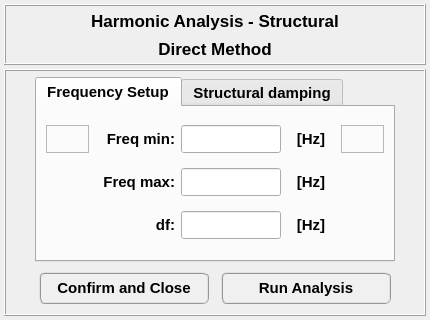
<?xml version="1.0" encoding="UTF-8"?>
<ui version="4.0">
 <class>Dialog</class>
 <widget class="QDialog" name="Dialog">
  <property name="windowModality">
   <enum>Qt::NonModal</enum>
  </property>
  <property name="geometry">
   <rect>
    <x>0</x>
    <y>0</y>
    <width>430</width>
    <height>320</height>
   </rect>
  </property>
  <property name="sizePolicy">
   <sizepolicy hsizetype="Fixed" vsizetype="Fixed">
    <horstretch>0</horstretch>
    <verstretch>0</verstretch>
   </sizepolicy>
  </property>
  <property name="minimumSize">
   <size>
    <width>430</width>
    <height>320</height>
   </size>
  </property>
  <property name="maximumSize">
   <size>
    <width>430</width>
    <height>327</height>
   </size>
  </property>
  <property name="contextMenuPolicy">
   <enum>Qt::DefaultContextMenu</enum>
  </property>
  <property name="windowTitle">
   <string>Harmonic analysis setup</string>
  </property>
  <property name="windowIcon">
   <iconset>
    <normaloff>../../../../../../../Downloads/load - Copia.png</normaloff>../../../../../../../Downloads/load - Copia.png</iconset>
  </property>
  <property name="whatsThis">
   <string/>
  </property>
  <layout class="QGridLayout" name="gridLayout_2">
   <property name="leftMargin">
    <number>4</number>
   </property>
   <property name="topMargin">
    <number>4</number>
   </property>
   <property name="rightMargin">
    <number>4</number>
   </property>
   <property name="bottomMargin">
    <number>4</number>
   </property>
   <property name="spacing">
    <number>4</number>
   </property>
   <item row="0" column="0">
    <widget class="QFrame" name="frame_3">
     <property name="minimumSize">
      <size>
       <width>300</width>
       <height>61</height>
      </size>
     </property>
     <property name="maximumSize">
      <size>
       <width>430</width>
       <height>61</height>
      </size>
     </property>
     <property name="frameShape">
      <enum>QFrame::Box</enum>
     </property>
     <property name="frameShadow">
      <enum>QFrame::Raised</enum>
     </property>
     <property name="lineWidth">
      <number>1</number>
     </property>
     <layout class="QGridLayout" name="gridLayout">
      <property name="leftMargin">
       <number>2</number>
      </property>
      <property name="topMargin">
       <number>2</number>
      </property>
      <property name="rightMargin">
       <number>2</number>
      </property>
      <property name="bottomMargin">
       <number>2</number>
      </property>
      <property name="spacing">
       <number>2</number>
      </property>
      <item row="0" column="0">
       <widget class="QLabel" name="label_title">
        <property name="font">
         <font>
          <family>MS Shell Dlg 2</family>
          <pointsize>13</pointsize>
          <weight>75</weight>
          <italic>false</italic>
          <bold>true</bold>
         </font>
        </property>
        <property name="text">
         <string>Harmonic Analysis - Structural</string>
        </property>
        <property name="textFormat">
         <enum>Qt::AutoText</enum>
        </property>
        <property name="alignment">
         <set>Qt::AlignCenter</set>
        </property>
       </widget>
      </item>
      <item row="1" column="0">
       <widget class="QLabel" name="label_subtitle">
        <property name="font">
         <font>
          <family>MS Shell Dlg 2</family>
          <pointsize>13</pointsize>
          <weight>75</weight>
          <italic>false</italic>
          <bold>true</bold>
         </font>
        </property>
        <property name="text">
         <string>Direct Method</string>
        </property>
        <property name="textFormat">
         <enum>Qt::AutoText</enum>
        </property>
        <property name="alignment">
         <set>Qt::AlignCenter</set>
        </property>
       </widget>
      </item>
     </layout>
    </widget>
   </item>
   <item row="1" column="0">
    <widget class="QFrame" name="frame_2">
     <property name="frameShape">
      <enum>QFrame::Box</enum>
     </property>
     <property name="frameShadow">
      <enum>QFrame::Raised</enum>
     </property>
     <layout class="QGridLayout" name="gridLayout_9">
      <property name="topMargin">
       <number>6</number>
      </property>
      <property name="bottomMargin">
       <number>6</number>
      </property>
      <item row="0" column="0">
       <widget class="QTabWidget" name="tabWidget">
        <property name="minimumSize">
         <size>
          <width>360</width>
          <height>0</height>
         </size>
        </property>
        <property name="maximumSize">
         <size>
          <width>360</width>
          <height>16777215</height>
         </size>
        </property>
        <property name="font">
         <font>
          <family>MS Shell Dlg 2</family>
          <pointsize>11</pointsize>
          <weight>75</weight>
          <italic>false</italic>
          <bold>true</bold>
         </font>
        </property>
        <property name="currentIndex">
         <number>0</number>
        </property>
        <widget class="QWidget" name="tab_2">
         <attribute name="title">
          <string>Frequency Setup</string>
         </attribute>
         <layout class="QGridLayout" name="gridLayout_5">
          <item row="0" column="0">
           <widget class="QFrame" name="frame_6">
            <property name="frameShape">
             <enum>QFrame::StyledPanel</enum>
            </property>
            <property name="frameShadow">
             <enum>QFrame::Raised</enum>
            </property>
           </widget>
          </item>
          <item row="2" column="1">
           <widget class="QLabel" name="label_21">
            <property name="minimumSize">
             <size>
              <width>80</width>
              <height>28</height>
             </size>
            </property>
            <property name="maximumSize">
             <size>
              <width>80</width>
              <height>28</height>
             </size>
            </property>
            <property name="font">
             <font>
              <italic>false</italic>
             </font>
            </property>
            <property name="text">
             <string>df:</string>
            </property>
            <property name="alignment">
             <set>Qt::AlignRight|Qt::AlignTrailing|Qt::AlignVCenter</set>
            </property>
           </widget>
          </item>
          <item row="2" column="3">
           <widget class="QLabel" name="label_26">
            <property name="minimumSize">
             <size>
              <width>48</width>
              <height>28</height>
             </size>
            </property>
            <property name="maximumSize">
             <size>
              <width>48</width>
              <height>28</height>
             </size>
            </property>
            <property name="font">
             <font>
              <italic>false</italic>
             </font>
            </property>
            <property name="text">
             <string>[Hz]</string>
            </property>
            <property name="alignment">
             <set>Qt::AlignCenter</set>
            </property>
           </widget>
          </item>
          <item row="2" column="2">
           <widget class="QLineEdit" name="lineEdit_step">
            <property name="minimumSize">
             <size>
              <width>100</width>
              <height>28</height>
             </size>
            </property>
            <property name="maximumSize">
             <size>
              <width>100</width>
              <height>28</height>
             </size>
            </property>
            <property name="font">
             <font>
              <family>Arial</family>
              <pointsize>11</pointsize>
              <weight>75</weight>
              <italic>true</italic>
              <bold>true</bold>
             </font>
            </property>
            <property name="styleSheet">
             <string notr="true">color: rgb(0, 0, 255);</string>
            </property>
            <property name="alignment">
             <set>Qt::AlignCenter</set>
            </property>
           </widget>
          </item>
          <item row="0" column="1">
           <widget class="QLabel" name="label_22">
            <property name="minimumSize">
             <size>
              <width>80</width>
              <height>28</height>
             </size>
            </property>
            <property name="maximumSize">
             <size>
              <width>80</width>
              <height>28</height>
             </size>
            </property>
            <property name="font">
             <font>
              <italic>false</italic>
             </font>
            </property>
            <property name="text">
             <string>Freq min:</string>
            </property>
            <property name="alignment">
             <set>Qt::AlignRight|Qt::AlignTrailing|Qt::AlignVCenter</set>
            </property>
           </widget>
          </item>
          <item row="0" column="2">
           <widget class="QLineEdit" name="lineEdit_min">
            <property name="minimumSize">
             <size>
              <width>100</width>
              <height>28</height>
             </size>
            </property>
            <property name="maximumSize">
             <size>
              <width>100</width>
              <height>28</height>
             </size>
            </property>
            <property name="font">
             <font>
              <family>Arial</family>
              <pointsize>11</pointsize>
              <weight>75</weight>
              <italic>true</italic>
              <bold>true</bold>
             </font>
            </property>
            <property name="styleSheet">
             <string notr="true">color: rgb(0, 0, 255);</string>
            </property>
            <property name="alignment">
             <set>Qt::AlignCenter</set>
            </property>
           </widget>
          </item>
          <item row="1" column="1">
           <widget class="QLabel" name="label_23">
            <property name="minimumSize">
             <size>
              <width>80</width>
              <height>28</height>
             </size>
            </property>
            <property name="maximumSize">
             <size>
              <width>80</width>
              <height>28</height>
             </size>
            </property>
            <property name="font">
             <font>
              <italic>false</italic>
             </font>
            </property>
            <property name="text">
             <string>Freq max:</string>
            </property>
            <property name="alignment">
             <set>Qt::AlignRight|Qt::AlignTrailing|Qt::AlignVCenter</set>
            </property>
           </widget>
          </item>
          <item row="0" column="3">
           <widget class="QLabel" name="label_24">
            <property name="minimumSize">
             <size>
              <width>48</width>
              <height>28</height>
             </size>
            </property>
            <property name="maximumSize">
             <size>
              <width>48</width>
              <height>28</height>
             </size>
            </property>
            <property name="font">
             <font>
              <italic>false</italic>
             </font>
            </property>
            <property name="text">
             <string>[Hz]</string>
            </property>
            <property name="alignment">
             <set>Qt::AlignCenter</set>
            </property>
           </widget>
          </item>
          <item row="1" column="2">
           <widget class="QLineEdit" name="lineEdit_max">
            <property name="minimumSize">
             <size>
              <width>100</width>
              <height>28</height>
             </size>
            </property>
            <property name="maximumSize">
             <size>
              <width>100</width>
              <height>28</height>
             </size>
            </property>
            <property name="font">
             <font>
              <family>Arial</family>
              <pointsize>11</pointsize>
              <weight>75</weight>
              <italic>true</italic>
              <bold>true</bold>
             </font>
            </property>
            <property name="styleSheet">
             <string notr="true">color: rgb(0, 0, 255);</string>
            </property>
            <property name="alignment">
             <set>Qt::AlignCenter</set>
            </property>
           </widget>
          </item>
          <item row="1" column="3">
           <widget class="QLabel" name="label_25">
            <property name="minimumSize">
             <size>
              <width>48</width>
              <height>28</height>
             </size>
            </property>
            <property name="maximumSize">
             <size>
              <width>48</width>
              <height>28</height>
             </size>
            </property>
            <property name="font">
             <font>
              <italic>false</italic>
             </font>
            </property>
            <property name="text">
             <string>[Hz]</string>
            </property>
            <property name="alignment">
             <set>Qt::AlignCenter</set>
            </property>
           </widget>
          </item>
          <item row="0" column="4">
           <widget class="QFrame" name="frame_7">
            <property name="frameShape">
             <enum>QFrame::StyledPanel</enum>
            </property>
            <property name="frameShadow">
             <enum>QFrame::Raised</enum>
            </property>
           </widget>
          </item>
         </layout>
        </widget>
        <widget class="QWidget" name="widget">
         <attribute name="title">
          <string>Structural damping</string>
         </attribute>
         <layout class="QGridLayout" name="gridLayout_4">
          <item row="0" column="5">
           <widget class="QFrame" name="frame_4">
            <property name="frameShape">
             <enum>QFrame::NoFrame</enum>
            </property>
            <property name="frameShadow">
             <enum>QFrame::Raised</enum>
            </property>
           </widget>
          </item>
          <item row="1" column="4">
           <layout class="QGridLayout" name="gridLayout_13">
            <item row="0" column="0">
             <widget class="QLabel" name="label_16">
              <property name="minimumSize">
               <size>
                <width>0</width>
                <height>26</height>
               </size>
              </property>
              <property name="maximumSize">
               <size>
                <width>16777215</width>
                <height>26</height>
               </size>
              </property>
              <property name="font">
               <font>
                <family>Arial</family>
                <pointsize>11</pointsize>
                <weight>75</weight>
                <italic>false</italic>
                <bold>true</bold>
               </font>
              </property>
              <property name="text">
               <string>[1/s²]</string>
              </property>
              <property name="alignment">
               <set>Qt::AlignCenter</set>
              </property>
             </widget>
            </item>
            <item row="1" column="0">
             <widget class="QLabel" name="label_17">
              <property name="minimumSize">
               <size>
                <width>0</width>
                <height>26</height>
               </size>
              </property>
              <property name="maximumSize">
               <size>
                <width>16777215</width>
                <height>26</height>
               </size>
              </property>
              <property name="font">
               <font>
                <family>Arial</family>
                <pointsize>11</pointsize>
                <weight>75</weight>
                <italic>false</italic>
                <bold>true</bold>
               </font>
              </property>
              <property name="text">
               <string>[-]</string>
              </property>
              <property name="alignment">
               <set>Qt::AlignCenter</set>
              </property>
             </widget>
            </item>
           </layout>
          </item>
          <item row="0" column="2">
           <layout class="QGridLayout" name="gridLayout_15">
            <item row="0" column="0">
             <widget class="QLabel" name="label_10">
              <property name="minimumSize">
               <size>
                <width>40</width>
                <height>26</height>
               </size>
              </property>
              <property name="maximumSize">
               <size>
                <width>40</width>
                <height>26</height>
               </size>
              </property>
              <property name="font">
               <font>
                <family>Arial</family>
                <pointsize>11</pointsize>
                <weight>75</weight>
                <italic>false</italic>
                <bold>true</bold>
               </font>
              </property>
              <property name="text">
               <string>&lt;html&gt;&lt;head/&gt;&lt;body&gt;&lt;p align=&quot;center&quot;&gt;&lt;span style=&quot; font-size:10pt;&quot;&gt;α&lt;/span&gt;&lt;span style=&quot; font-size:10pt; vertical-align:sub;&quot;&gt;v&lt;/span&gt;&lt;span style=&quot; font-size:10pt;&quot;&gt;:&lt;/span&gt;&lt;/p&gt;&lt;/body&gt;&lt;/html&gt;</string>
              </property>
              <property name="alignment">
               <set>Qt::AlignCenter</set>
              </property>
             </widget>
            </item>
            <item row="1" column="0">
             <widget class="QLabel" name="label_11">
              <property name="minimumSize">
               <size>
                <width>40</width>
                <height>26</height>
               </size>
              </property>
              <property name="maximumSize">
               <size>
                <width>40</width>
                <height>26</height>
               </size>
              </property>
              <property name="font">
               <font>
                <family>Arial</family>
                <pointsize>11</pointsize>
                <weight>75</weight>
                <italic>false</italic>
                <bold>true</bold>
               </font>
              </property>
              <property name="text">
               <string>&lt;html&gt;&lt;head/&gt;&lt;body&gt;&lt;p align=&quot;center&quot;&gt;&lt;span style=&quot; font-size:10pt;&quot;&gt;β&lt;/span&gt;&lt;span style=&quot; font-size:10pt; vertical-align:sub;&quot;&gt;v&lt;/span&gt;&lt;span style=&quot; font-size:10pt;&quot;&gt;:&lt;/span&gt;&lt;/p&gt;&lt;/body&gt;&lt;/html&gt;</string>
              </property>
              <property name="alignment">
               <set>Qt::AlignCenter</set>
              </property>
             </widget>
            </item>
           </layout>
          </item>
          <item row="0" column="4">
           <layout class="QGridLayout" name="gridLayout_12">
            <item row="0" column="0">
             <widget class="QLabel" name="label_15">
              <property name="minimumSize">
               <size>
                <width>0</width>
                <height>26</height>
               </size>
              </property>
              <property name="maximumSize">
               <size>
                <width>16777215</width>
                <height>26</height>
               </size>
              </property>
              <property name="font">
               <font>
                <family>Arial</family>
                <pointsize>11</pointsize>
                <weight>75</weight>
                <italic>false</italic>
                <bold>true</bold>
               </font>
              </property>
              <property name="text">
               <string>[1/s]</string>
              </property>
              <property name="alignment">
               <set>Qt::AlignCenter</set>
              </property>
             </widget>
            </item>
            <item row="1" column="0">
             <widget class="QLabel" name="label_14">
              <property name="minimumSize">
               <size>
                <width>0</width>
                <height>26</height>
               </size>
              </property>
              <property name="maximumSize">
               <size>
                <width>16777215</width>
                <height>26</height>
               </size>
              </property>
              <property name="font">
               <font>
                <family>Arial</family>
                <pointsize>11</pointsize>
                <weight>75</weight>
                <italic>false</italic>
                <bold>true</bold>
               </font>
              </property>
              <property name="text">
               <string>[s]</string>
              </property>
              <property name="alignment">
               <set>Qt::AlignCenter</set>
              </property>
             </widget>
            </item>
           </layout>
          </item>
          <item row="1" column="2">
           <layout class="QGridLayout" name="gridLayout_14">
            <item row="0" column="0">
             <widget class="QLabel" name="label_13">
              <property name="minimumSize">
               <size>
                <width>40</width>
                <height>26</height>
               </size>
              </property>
              <property name="maximumSize">
               <size>
                <width>40</width>
                <height>26</height>
               </size>
              </property>
              <property name="font">
               <font>
                <family>Arial</family>
                <pointsize>11</pointsize>
                <weight>75</weight>
                <italic>false</italic>
                <bold>true</bold>
               </font>
              </property>
              <property name="text">
               <string>&lt;html&gt;&lt;head/&gt;&lt;body&gt;&lt;p align=&quot;center&quot;&gt;&lt;span style=&quot; font-size:10pt;&quot;&gt;α&lt;/span&gt;&lt;span style=&quot; font-size:10pt; vertical-align:sub;&quot;&gt;h&lt;/span&gt;&lt;span style=&quot; font-size:10pt;&quot;&gt;:&lt;/span&gt;&lt;/p&gt;&lt;/body&gt;&lt;/html&gt;</string>
              </property>
              <property name="alignment">
               <set>Qt::AlignCenter</set>
              </property>
             </widget>
            </item>
            <item row="1" column="0">
             <widget class="QLabel" name="label_12">
              <property name="minimumSize">
               <size>
                <width>40</width>
                <height>26</height>
               </size>
              </property>
              <property name="maximumSize">
               <size>
                <width>40</width>
                <height>26</height>
               </size>
              </property>
              <property name="font">
               <font>
                <family>Arial</family>
                <pointsize>11</pointsize>
                <weight>75</weight>
                <italic>false</italic>
                <bold>true</bold>
               </font>
              </property>
              <property name="text">
               <string>&lt;html&gt;&lt;head/&gt;&lt;body&gt;&lt;p align=&quot;center&quot;&gt;&lt;span style=&quot; font-size:10pt;&quot;&gt;β&lt;/span&gt;&lt;span style=&quot; font-size:10pt; vertical-align:sub;&quot;&gt;h&lt;/span&gt;&lt;span style=&quot; font-size:10pt;&quot;&gt;:&lt;/span&gt;&lt;/p&gt;&lt;/body&gt;&lt;/html&gt;</string>
              </property>
              <property name="alignment">
               <set>Qt::AlignCenter</set>
              </property>
             </widget>
            </item>
           </layout>
          </item>
          <item row="1" column="3">
           <layout class="QGridLayout" name="gridLayout_10">
            <item row="0" column="0">
             <widget class="QLineEdit" name="lineEdit_ah">
              <property name="minimumSize">
               <size>
                <width>100</width>
                <height>26</height>
               </size>
              </property>
              <property name="maximumSize">
               <size>
                <width>100</width>
                <height>26</height>
               </size>
              </property>
              <property name="font">
               <font>
                <family>Arial</family>
                <pointsize>11</pointsize>
                <weight>75</weight>
                <italic>true</italic>
                <bold>true</bold>
               </font>
              </property>
              <property name="styleSheet">
               <string notr="true">color: rgb(0, 0, 255);</string>
              </property>
              <property name="alignment">
               <set>Qt::AlignCenter</set>
              </property>
             </widget>
            </item>
            <item row="1" column="0">
             <widget class="QLineEdit" name="lineEdit_bh">
              <property name="minimumSize">
               <size>
                <width>100</width>
                <height>26</height>
               </size>
              </property>
              <property name="maximumSize">
               <size>
                <width>100</width>
                <height>26</height>
               </size>
              </property>
              <property name="font">
               <font>
                <family>Arial</family>
                <pointsize>11</pointsize>
                <weight>75</weight>
                <italic>true</italic>
                <bold>true</bold>
               </font>
              </property>
              <property name="styleSheet">
               <string notr="true">color: rgb(0, 0, 255);</string>
              </property>
              <property name="alignment">
               <set>Qt::AlignCenter</set>
              </property>
             </widget>
            </item>
           </layout>
          </item>
          <item row="0" column="1">
           <layout class="QVBoxLayout" name="verticalLayout_5">
            <item>
             <widget class="QLabel" name="label_8">
              <property name="font">
               <font>
                <pointsize>11</pointsize>
                <weight>75</weight>
                <italic>false</italic>
                <bold>true</bold>
               </font>
              </property>
              <property name="text">
               <string>Proportional
viscous</string>
              </property>
              <property name="alignment">
               <set>Qt::AlignCenter</set>
              </property>
             </widget>
            </item>
           </layout>
          </item>
          <item row="0" column="3">
           <layout class="QGridLayout" name="gridLayout_11">
            <item row="0" column="0">
             <widget class="QLineEdit" name="lineEdit_av">
              <property name="minimumSize">
               <size>
                <width>100</width>
                <height>26</height>
               </size>
              </property>
              <property name="maximumSize">
               <size>
                <width>100</width>
                <height>26</height>
               </size>
              </property>
              <property name="font">
               <font>
                <family>Arial</family>
                <pointsize>11</pointsize>
                <weight>75</weight>
                <italic>true</italic>
                <bold>true</bold>
               </font>
              </property>
              <property name="styleSheet">
               <string notr="true">color: rgb(0, 0, 255);</string>
              </property>
              <property name="alignment">
               <set>Qt::AlignCenter</set>
              </property>
             </widget>
            </item>
            <item row="1" column="0">
             <widget class="QLineEdit" name="lineEdit_bv">
              <property name="minimumSize">
               <size>
                <width>100</width>
                <height>26</height>
               </size>
              </property>
              <property name="maximumSize">
               <size>
                <width>100</width>
                <height>26</height>
               </size>
              </property>
              <property name="font">
               <font>
                <family>Arial</family>
                <pointsize>11</pointsize>
                <weight>75</weight>
                <italic>true</italic>
                <bold>true</bold>
               </font>
              </property>
              <property name="styleSheet">
               <string notr="true">color: rgb(0, 0, 255);</string>
              </property>
              <property name="alignment">
               <set>Qt::AlignCenter</set>
              </property>
             </widget>
            </item>
           </layout>
          </item>
          <item row="1" column="1">
           <layout class="QVBoxLayout" name="verticalLayout_6">
            <item>
             <widget class="QLabel" name="label_9">
              <property name="font">
               <font>
                <pointsize>11</pointsize>
                <weight>75</weight>
                <italic>false</italic>
                <bold>true</bold>
               </font>
              </property>
              <property name="text">
               <string>Proportional
hysteretic</string>
              </property>
              <property name="alignment">
               <set>Qt::AlignCenter</set>
              </property>
             </widget>
            </item>
           </layout>
          </item>
          <item row="0" column="0">
           <widget class="QFrame" name="frame_5">
            <property name="frameShape">
             <enum>QFrame::NoFrame</enum>
            </property>
            <property name="frameShadow">
             <enum>QFrame::Raised</enum>
            </property>
           </widget>
          </item>
         </layout>
        </widget>
       </widget>
      </item>
      <item row="1" column="0">
       <widget class="QFrame" name="frame">
        <property name="minimumSize">
         <size>
          <width>360</width>
          <height>40</height>
         </size>
        </property>
        <property name="maximumSize">
         <size>
          <width>360</width>
          <height>40</height>
         </size>
        </property>
        <property name="frameShape">
         <enum>QFrame::NoFrame</enum>
        </property>
        <property name="frameShadow">
         <enum>QFrame::Raised</enum>
        </property>
        <layout class="QGridLayout" name="gridLayout_3">
         <property name="leftMargin">
          <number>4</number>
         </property>
         <property name="topMargin">
          <number>4</number>
         </property>
         <property name="rightMargin">
          <number>4</number>
         </property>
         <property name="bottomMargin">
          <number>4</number>
         </property>
         <property name="horizontalSpacing">
          <number>12</number>
         </property>
         <property name="verticalSpacing">
          <number>4</number>
         </property>
         <item row="0" column="0">
          <widget class="QPushButton" name="pushButton_confirm_close">
           <property name="minimumSize">
            <size>
             <width>0</width>
             <height>32</height>
            </size>
           </property>
           <property name="maximumSize">
            <size>
             <width>16777215</width>
             <height>32</height>
            </size>
           </property>
           <property name="font">
            <font>
             <family>MS Shell Dlg 2</family>
             <pointsize>11</pointsize>
             <weight>75</weight>
             <italic>false</italic>
             <bold>true</bold>
            </font>
           </property>
           <property name="styleSheet">
            <string notr="true">QPushButton{border-radius: 6px; border-color: rgb(150, 150, 150); border-style: ridge; border-width: 2px; color: rgb(0, 0, 0); background-color: rgb(240, 240, 240); font: 75 bold 11pt &quot;MS Shell Dlg 2&quot;}
QPushButton:hover{border-radius: 6px; border-color: rgb(0, 170, 255); border-style: ridge; border-width: 2px; color: rgb(0, 0, 0); background-color: rgba(174, 213, 255, 100); font: 75 bold 11pt &quot;MS Shell Dlg 2&quot;}
QPushButton:pressed{border-radius: 6px; border-color: rgb(0, 170, 255); border-style: ridge; border-width: 3px; color: rgb(0, 0, 0); background-color: rgb(174, 213, 255); font: 75 bold 11pt &quot;MS Shell Dlg 2&quot;}</string>
           </property>
           <property name="text">
            <string>Confirm and Close</string>
           </property>
          </widget>
         </item>
         <item row="0" column="1">
          <widget class="QPushButton" name="pushButton_confirm_run_analysis">
           <property name="minimumSize">
            <size>
             <width>0</width>
             <height>32</height>
            </size>
           </property>
           <property name="maximumSize">
            <size>
             <width>16777215</width>
             <height>32</height>
            </size>
           </property>
           <property name="font">
            <font>
             <family>MS Shell Dlg 2</family>
             <pointsize>11</pointsize>
             <weight>75</weight>
             <italic>false</italic>
             <bold>true</bold>
            </font>
           </property>
           <property name="styleSheet">
            <string notr="true">QPushButton{border-radius: 6px; border-color: rgb(150, 150, 150); border-style: ridge; border-width: 2px; color: rgb(0, 0, 0); background-color: rgb(240, 240, 240); font: 75 bold 11pt &quot;MS Shell Dlg 2&quot;}
QPushButton:hover{border-radius: 6px; border-color: rgb(0, 170, 255); border-style: ridge; border-width: 2px; color: rgb(0, 0, 0); background-color: rgba(174, 213, 255, 100); font: 75 bold 11pt &quot;MS Shell Dlg 2&quot;}
QPushButton:pressed{border-radius: 6px; border-color: rgb(0, 170, 255); border-style: ridge; border-width: 3px; color: rgb(0, 0, 0); background-color: rgb(174, 213, 255); font: 75 bold 11pt &quot;MS Shell Dlg 2&quot;}</string>
           </property>
           <property name="text">
            <string>Run Analysis</string>
           </property>
          </widget>
         </item>
        </layout>
       </widget>
      </item>
     </layout>
    </widget>
   </item>
  </layout>
 </widget>
 <resources/>
 <connections/>
</ui>
